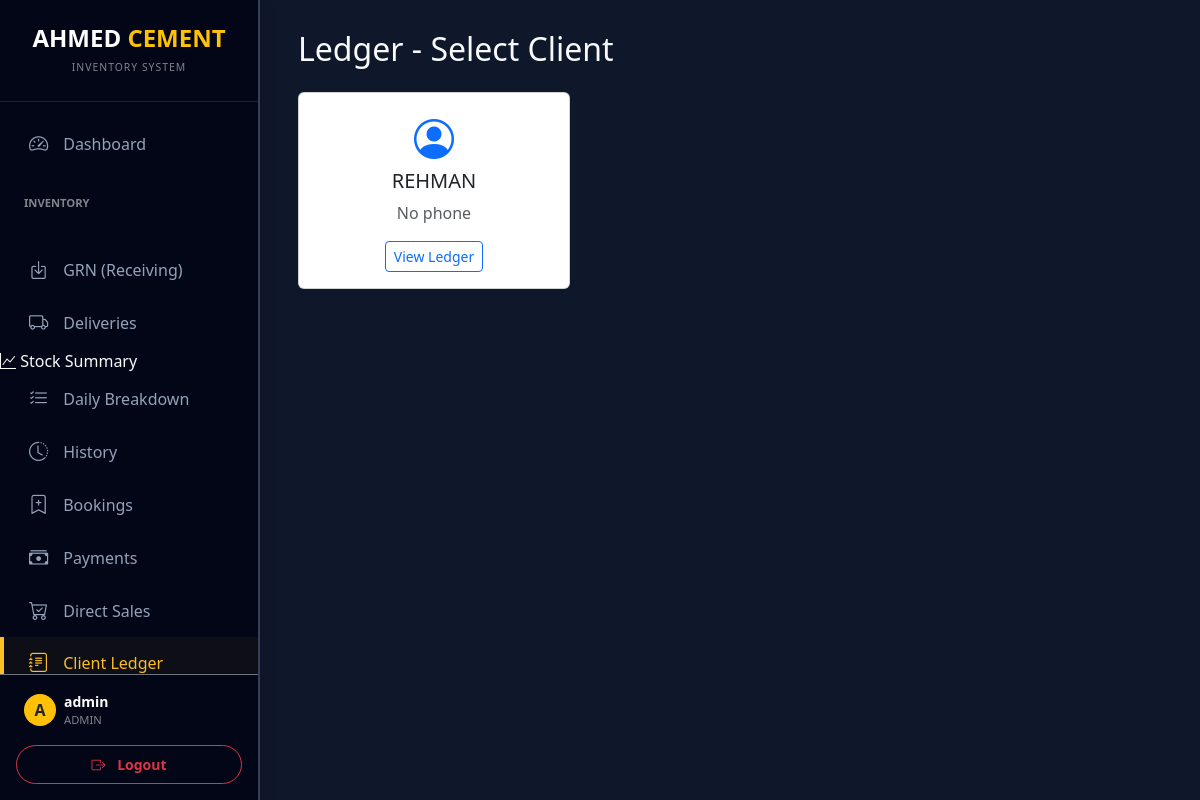
The page /ledger (signed in) on the database its author committed.
### models.py (models this page shows)
class User(UserMixin, db.Model):
    id = db.Column(db.Integer, primary_key=True)
    username = db.Column(db.String(80), unique=True, nullable=False)
    password_hash = db.Column(db.String(200))
    role = db.Column(db.String(20), default='user')  # 'admin' or 'user'
    can_view_stock = db.Column(db.Boolean, default=True)
    can_view_daily = db.Column(db.Boolean, default=True)
    can_view_history = db.Column(db.Boolean, default=True)
    can_import_export = db.Column(db.Boolean, default=False)
    can_manage_directory = db.Column(db.Boolean, default=False)
    restrict_backdated_edit = db.Column(db.Boolean, default=False)

class Client(db.Model):
    id = db.Column(db.Integer, primary_key=True)
    code = db.Column(db.String(50), unique=True, nullable=False)
    name = db.Column(db.String(100), nullable=False)
    phone = db.Column(db.String(20))
    address = db.Column(db.String(200))
    category = db.Column(db.String(50), default='General')
    is_active = db.Column(db.Boolean, default=True)
    transferred_to_id = db.Column(db.Integer, db.ForeignKey('client.id'), nullable=True)
    require_manual_invoice = db.Column(db.Boolean, default=False)
    created_at = db.Column(db.DateTime, default=datetime.now)

### main.py (the view)
@app.route('/ledger')
@login_required
def ledger_page():
    clients = Client.query.filter_by(is_active=True).order_by(Client.name.asc()).all()
    return render_template('ledger.html', clients=clients)

### main.py (called while the page is built)
@login_manager.user_loader
def load_user(user_id):
    return db.session.get(User, int(user_id))

### templates/ledger.html
{% extends "layout.html" %}
{% block content %}
<h2 class="mb-4">Ledger - Select Client</h2>
<div class="row row-cols-1 row-cols-md-3 g-4">
    {% for client in clients %}
    <div class="col">
        <a href="/ledger/{{ client.id }}" class="text-decoration-none">
            <div class="card h-100 stat-card">
                <div class="card-body text-center">
                    <i class="bi bi-person-circle fs-1 mb-2 text-primary"></i>
                    <h5 class="card-title text-dark">{{ client.name }}</h5>
                    <p class="card-text text-muted">{{ client.phone or 'No phone' }}</p>
                    <span class="btn btn-sm btn-outline-primary">View Ledger</span>
                </div>
            </div>
        </a>
    </div>
    {% endfor %}
</div>
{% endblock %}

### templates/layout.html (shortened to what this page needs)
<!DOCTYPE html>
<html lang="en">
<head>
    <link href="https://cdn.jsdelivr.net/npm/bootstrap@5.3.0/dist/css/bootstrap.min.css" rel="stylesheet">
    <link rel="stylesheet" href="https://cdn.jsdelivr.net/npm/bootstrap-icons@1.10.0/font/bootstrap-icons.css">
    <link rel="stylesheet" href="https://cdn.jsdelivr.net/npm/flatpickr/dist/flatpickr.min.css">
    <link rel="stylesheet" href="https://cdn.jsdelivr.net/npm/flatpickr/dist/themes/dark.css">
</head>
<body>
{% if current_user.is_authenticated %}
    <div class="sidebar shadow" id="sidebar">
        <div class="p-4 text-center border-bottom border-secondary border-opacity-25">
            <h4 class="fw-bold text-white mb-0">AHMED <span class="text-warning">CEMENT</span></h4>
            <small class="text-white-50 text-uppercase" style="font-size: 0.65rem; letter-spacing: 1px;">Inventory System</small>
        </div>
        <div class="sidebar-nav-container">
            <nav class="py-3">
                <a href="/" class="nav-link {{ 'active' if request.path == '/' }}" onclick="closeSidebar()">
                    <i class="bi bi-speedometer2"></i> Dashboard
                </a>
                <div class="text-white-50 small fw-bold px-4 mt-4 mb-2 text-uppercase" style="font-size: 0.7rem;">Inventory</div>
                {% if current_user.can_view_stock or current_user.role == 'admin' %}
                <a href="/stock_summary" class="nav-link {{ 'active' if request.path == '/stock_summary' }}" onclick="closeSidebar()">
                <a href="/grn" class="nav-link {{ 'active' if request.path == '/grn' }}" onclick="closeSidebar()">
                    <i class="bi bi-box-arrow-in-down"></i> GRN (Receiving)
                </a>
                <a href="/deliveries" class="nav-link {{ 'active' if request.path == '/deliveries' }}" onclick="closeSidebar()">
                    <i class="bi bi-truck"></i> Deliveries
                </a>
                    <i class="bi bi-graph-up"></i> Stock Summary
                </a>
                {% endif %}
                {% if current_user.can_view_daily or current_user.role == 'admin' %}
                <a href="/daily_transactions" class="nav-link {{ 'active' if request.path == '/daily_transactions' }}" onclick="closeSidebar()">
                    <i class="bi bi-list-check"></i> Daily Breakdown
                </a>
                {% endif %}
                {% if current_user.can_view_history or current_user.role == 'admin' %}
                <a href="/tracking" class="nav-link {{ 'active' if request.path == '/tracking' }}" onclick="closeSidebar()">
                    <i class="bi bi-clock-history"></i> History
                </a>
                <a href="/bookings" class="nav-link {{ 'active' if request.path == '/bookings' }}" onclick="closeSidebar()">
                    <i class="bi bi-bookmark-plus"></i> Bookings
                </a>
                <a href="/payments" class="nav-link {{ 'active' if request.path == '/payments' }}" onclick="closeSidebar()">
                    <i class="bi bi-cash-stack"></i> Payments
                </a>
                <a href="/direct_sales" class="nav-link {{ 'active' if request.path == '/direct_sales' }}" onclick="closeSidebar()">
                    <i class="bi bi-cart-check"></i> Direct Sales
                </a>
                <a href="/clients" class="nav-link {{ 'active' if request.path.startswith('/ledger') or request.path == '/clients' }}" onclick="closeSidebar()">
                    <i class="bi bi-journal-text"></i> Client Ledger
                </a>
                {% endif %}
            </nav>
        </div>
        <div class="p-3 border-top border-secondary">
            <div class="d-flex align-items-center mb-3 px-2">
                <div class="bg-warning rounded-circle me-2 d-flex align-items-center justify-content-center text-dark fw-bold" style="width: 32px; height: 32px; flex-shrink: 0;">
                    {{ current_user.username[0]|upper }}
                </div>
                <div class="overflow-hidden">
                    <div class="text-white fw-bold small text-truncate">{{ current_user.username }}</div>
                    <div class="text-white-50 x-small" style="font-size: 0.7rem;">{{ current_user.role|upper }}</div>
                </div>
            </div>
            <a href="/logout" class="btn btn-outline-danger w-100 btn-sm fw-bold py-2 rounded-pill">
                <i class="bi bi-box-arrow-right me-2"></i> Logout
            </a>
        </div>
    </div>
{% endif %}
<div class="main-content {{ 'ms-0' if not current_user.is_authenticated }}">
    <div class="container-fluid px-0 px-sm-2">
        {% block content %}{% endblock %}
    </div>
</div>
</body>
</html>

### templates/layout.html (style rules this page uses)
:root { --sidebar-width: 260px; --bg-dark: #0f172a; --card-bg: #1e293b; --accent: #fbbf24; --sidebar-bg: #020617; }
body { background-color: var(--bg-dark); color: #f8fafc; font-family: 'Segoe UI', Roboto, Helvetica, Arial, sans-serif; overflow-x: hidden; margin: 0; }
.sidebar { width: var(--sidebar-width); height: 100vh; position: fixed; background: var(--sidebar-bg); border-right: 2px solid #334155; transition: all 0.3s; z-index: 1050; left: 0; top: 0; display: flex; flex-direction: column; }
.sidebar-nav-container { flex-grow: 1; overflow-y: auto; scrollbar-width: thin; scrollbar-color: #334155 transparent; }
.main-content { margin-left: var(--sidebar-width); padding: 30px; min-height: 100vh; transition: all 0.3s; }
.nav-link { color: #94a3b8; padding: 12px 25px; display: flex; align-items: center; font-weight: 500; border-left: 4px solid transparent; transition: 0.2s; text-decoration: none; }
.nav-link:hover, .nav-link.active { color: var(--accent); background: rgba(251, 191, 36, 0.05); border-left: 4px solid var(--accent); }
.nav-link i { font-size: 1.2rem; margin-right: 15px; }

### rows shown on the page
User: username "A", username "admin", role "ADMIN"
Client: name "REHMAN", phone "No phone"
